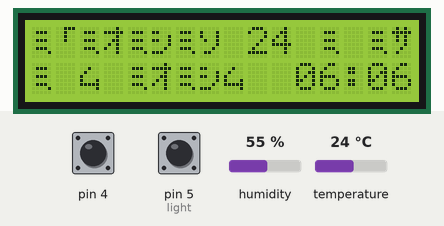
Recording of a sketch running on a simulated Arduino Uno, built with avr-gcc and run on an emulated ATmega328P. On the bench: 16×2 character LCD. The inputs (shaded band) are chosen by the test bench; at power-on: pin 4 HIGH, pin 5 (light) HIGH, temperature 24 °C, humidity 55 %. What the sketch prints to the serial monitor is not drawn.

Above: at 1.2 s.
1.3 s: pin 4 pulled LOW for 3 s
At 3.7 s:
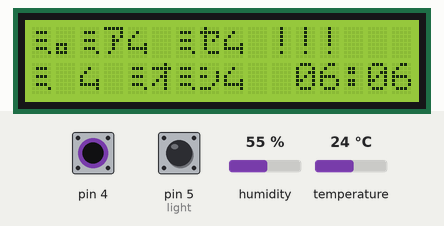
5.8 s: pin 5 (light) pulled LOW for 3 s
At 8.4 s:
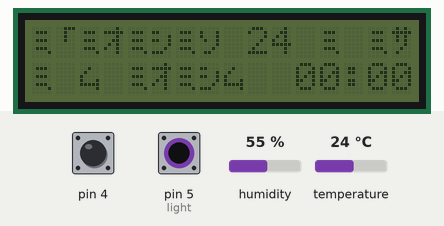
10.3 s: pin 4 pulled LOW for 3 s
At 14.0 s:
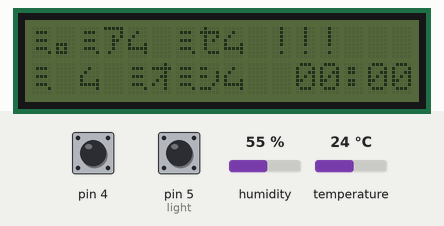
15.8 s: temperature set to 12 °C
At 18.1 s:
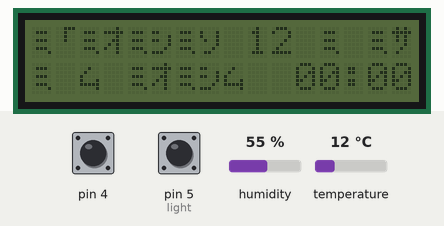
19.8 s: temperature set to 19 °C
At 21.0 s:
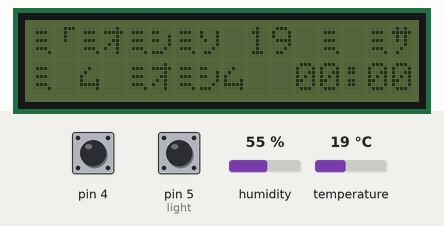
23.8 s: pin 5 (light) pulled LOW for 3 s
At 27.4 s:
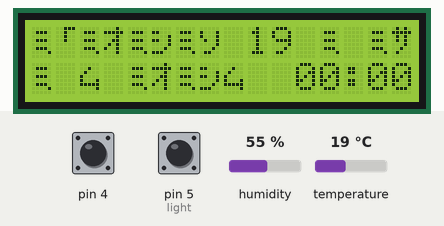
Timing chart, 0 to 28.9 s (numbered marks = the images above; inputs shaded):
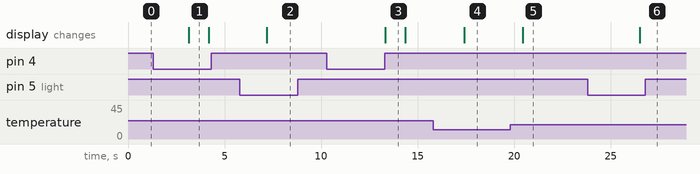

The sketch:

Sushilka2.ino
```cpp
#include <LiquidCrystal_I2C.h>

#include <DHT.h>
#include <DHT_U.h>
//#include <LCD_1602_RUS.h>
#include <Time.h>
#include <TimeLib.h>
#include <EEPROM.h>
#include <Wire.h>
#define DRIVER_VERSION 0    // 0 - маркировка драйвера дисплея кончается на 4АТ, 1 - на 4Т
#define DROP_ICON 1
#define DHTPIN 6

time_t old_time; //Глобальная переменная времени
time_t new_time;
boolean butt_flag = 1;
boolean butt;
boolean led_flag = 1;

// -------- АВТОВЫБОР ОПРЕДЕЛЕНИЯ ДИСПЛЕЯ-------------
// Если кончается на 4Т - это 0х27. Если на 4АТ - 0х3f
//#if (DRIVER_VERSION)
//LiquidCrystal_I2C lcd(0x27, 16, 2);
//#else
LiquidCrystal_I2C lcd(0x3f, 16, 2);
//#endif
// -------- АВТОВЫБОР ОПРЕДЕЛЕНИЯ ДИСПЛЕЯ-------------

DHT dht(DHTPIN, DHT22); // Инициируем датчик

void setup() {
  Serial.begin(115200);
  // put your setup code here, to run once:
  pinMode(4, INPUT_PULLUP);
  pinMode(5, INPUT_PULLUP);

  dht.begin();

  EEPROM.get(0, old_time); // получаем значение времени по адресу 0 в переменную old_time

lcd.init();
  lcd.backlight();// Включаем подсветку дисплея
}

String printDigits(int digits) {
 // utility function for digital clock display: prints preceding colon and leading 0
 if (digits < 10) { return ("0" + String(digits)); }
 else { return String(digits); }
}

void light() {
  butt = !digitalRead(5); // считать текущее положение кнопки

  if (butt == 1 && butt_flag == 0) {
    butt_flag = 1;
    //Serial.println("Button pressed");
    led_flag = !led_flag;
    if (led_flag == 0) {  lcd.noBacklight(); } else {  lcd.backlight(); };
  }
  if (butt == 0 && butt_flag == 1) {
    butt_flag = 0;
    if (led_flag == 0) {  lcd.noBacklight(); } else {  lcd.backlight(); };
  }
}

void loop() {
  light();
  float h = dht.readHumidity(); // Считываем влажность
  float t = dht.readTemperature(); // Считываем температуру
  if (!digitalRead(4) > 0) { lcd.setCursor(0, 0); lcd.print("Сброс!!!        "); old_time = 0; delay(1000);};
  lcd.setCursor(0, 0); lcd.print("Темп " + String(t, 0) + " Влаж " + String(h, 0) + " ");
    new_time = old_time + now();
  if (second(new_time) == 0) { EEPROM.put(0, new_time); }; // записываем новое время работы в ячейку 0
// Устанавливаем курсор на вторую строку и нулевой символ.
  lcd.setCursor(0, 1);
  String s = ("Время " + printDigits(day(new_time)-1) + ":" + printDigits(hour(new_time)) + ":" + printDigits(minute(new_time)));
  lcd.print(s);
  Serial.println(s);
  delay(3000);
}
```

Measured:
- after the input at 1.3 s, the display: changes after 1.8 s (image 1)
- after the input at 5.8 s, the display: changes after 1.4 s (image 2)
- after the input at 10.3 s, the display: changes after 3.0 s (image 3)
- after the input at 15.8 s, the display: changes after 1.6 s (image 4)
- after the input at 19.8 s, the display: changes after 0.66 s (image 5)
- after the input at 23.8 s, the display: changes after 2.7 s (image 6)
- what the display in image 1 shows lasts 1.1 s, from 3.1 s to 4.2 s
